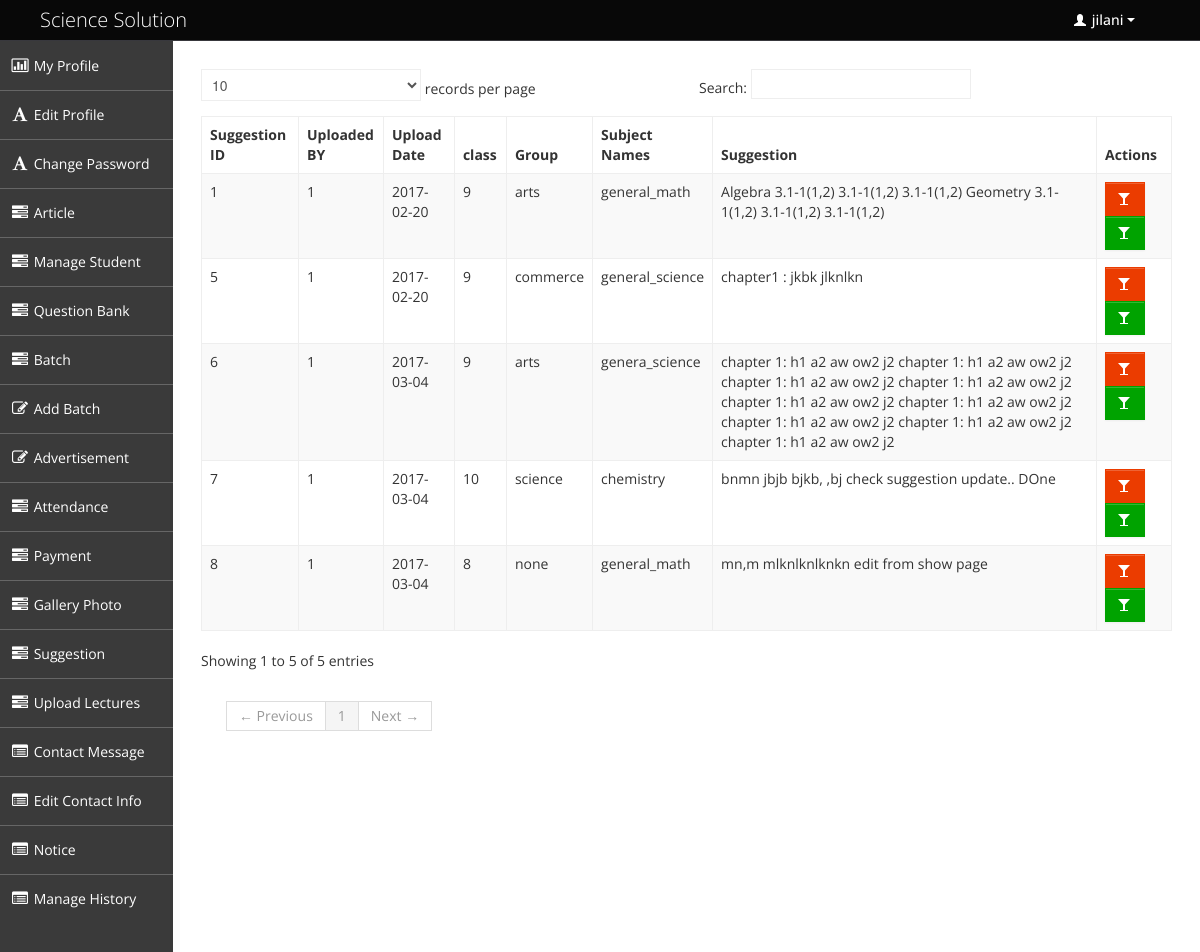
The page /admin/suggestion_show.php (signed in) on the database its author committed.
### tables this page shows
CREATE TABLE IF NOT EXISTS `tbl_suggestion` (
`suggestion_id` int(20) NOT NULL,
  `user_id` int(20) NOT NULL,
  `group_name` varchar(25) NOT NULL,
  `subject_name` varchar(30) NOT NULL,
  `upload_date` date NOT NULL,
  `class` int(15) NOT NULL,
  `suggestion` text NOT NULL,
  `deletion_status` tinyint(2) NOT NULL DEFAULT '0'
);

### admin/suggestion_show.php (called while the page is built, shortened)
<?php
include './admin_master.php';

### admin/admin.php (called while the page is built, shortened)
<?php
class Admin {
    public function __construct() {
        $host_name = 'localhost';
        $user_name = 'root';
        $password = '';
        $db_name = 'sciencesolution';
        $con = mysqli_connect($host_name, $user_name, $password);
        if ($con) {
            $db_select = mysqli_select_db($con, $db_name);
            if ($db_select) {
                return $con;
            } else {
                die('Database not selected' . mysqli_error($con));
            }
        } else {
            die('Database server connection fail' . mysqli_error($con));
        }
    }
     public function select_all_suggesstion(){
        $con = $this->__construct();
        $sql = "SELECT * From tbl_suggestion WHERE deletion_status='0' ";
        if (mysqli_query($con, $sql)) {
            $query_result = mysqli_query($con, $sql);
            return $query_result;
        } else {
            die('Query problem' . mysqli_error($con));
        }
    }
}

### admin/pages/suggestion_show_content.php (the view, shortened to what this page needs)
      <?php
       $result = $obj_admin -> select_all_suggesstion();
       ?>
<?php
    if(isset($sug_info)){ ?>
    <div class="row-fluid sortable">
    <div class="box span12">
        <div class="box-header" data-original-title>
            <h2><i class="halflings-icon edit"></i><span class="break"></span>Edit Contact Information</h2>
            <div class="box-icon">
                <a href="#" class="btn-setting"><i class="halflings-icon wrench"></i></a>
                <a href="#" class="btn-minimize"><i class="halflings-icon chevron-up"></i></a>
                <a href="#" class="btn-close"><i class="halflings-icon remove"></i></a>
            </div>
        </div>
        <div class="box-content">
            <h4 style="color: green;">
                <?php
                if(isset($_SESSION['message'])){
                if ($_SESSION['message']) {
                    echo $_SESSION['message'];
                    unset($_SESSION['message']);
                }}
                ?>
            </h4>
            <form  class="form-horizontal" action="" method="post" enctype="multipart/form-data">
                <fieldset>
                    <div class="control-group">
                        <label class="control-label" for="typeahead">Group Nmae </label>
                        <div class="controls">
                            <textarea id="text" name="group_name" rows="0" cols="0" class="required"><?php echo $sug_info['group_name']; ?> </textarea>
                        </div>
                    </div>
                     <div class="control-group">
                        <label class="control-label" for="typeahead">Subject Name </label>
                        <div class="controls">
                            <input type="text" value="<?php echo $sug_info['subject_name']; ?>" name="subject_name" class="span6 typeahead" id="typeahead"  data-provide="typeahead" data-items="4">
                        </div>
                    </div>
                    <div class="control-group">
                        <label class="control-label" for="typeahead">Suggestion</label>
                        <div class="controls">
                           <textarea id="text" name="suggestion" rows="0" cols="0" class="required"><?php echo $sug_info['suggestion']; ?> </textarea>
                        </div>
                    </div>
                    <input type="hidden" value="<?php echo $sug_info['suggestion_id']; ?>" name="suggestion_id" class="span6 typeahead" id="typeahead"  data-provide="typeahead" data-items="4">
                    <div class="form-actions">
                        <button type="submit" name="update_sug" class="btn btn-primary">Update Suggestion </button>
                    </div>
                </fieldset>
            </form>
        </div>
    </div>
</div>
    <?php } else { ?>
<table class="table table-striped table-bordered bootstrap-datatable datatable">
    <thead>
        <tr>
            <th> Suggestion ID</th>
            <th>Uploaded BY</th>
            <th>Upload Date</th>
            <th>class</th>
            <th>Group</th>
            <th>Subject Names</th>
            <th>Suggestion</th>
            <th>Actions</th>
        </tr>
    </thead>
    <tbody>
        <?php while ($qu_info = mysqli_fetch_assoc($result)) { ?>
            <tr>
                <td><?php echo $qu_info['suggestion_id']; ?></td>
                <td class="center"><?php echo $qu_info['user_id']; ?></td>
                <td class="center"><?php echo $qu_info['upload_date']; ?></td>
                <td class="center"><?php echo $qu_info['class']; ?></td>
                <td class="center"><?php echo $qu_info['group_name']; ?></td>
                <td class="center"><?php echo $qu_info['subject_name']; ?></td>
                <td class="center"><?php echo $qu_info['suggestion']; ?></td>
                <td class="center">
                    <a class="btn btn-danger" href="?suggestion_status=delete&suggestion_id=<?php echo $qu_info['suggestion_id']; ?>" title=" Delete Suggection">
                        <i class="halflings-icon white box-icon"></i>
                    </a>
                    <a class="btn btn-success" href="?suggestion_status=edit&suggestion_id=<?php echo $qu_info['suggestion_id']; ?>" title=" Edit Suggestion">
                        <i class="halflings-icon white box-icon"></i>
                    </a>
                </td>
            </tr>
        <?php } ?>
    </tbody>
</table>
    <?php } ?>

### admin/css/style.css (style rules this page uses)
body { background: #F5F5F5; color: #333; border: none; font-family: 'Open Sans', sans-serif; font-weight: 400; }
a { color: #646464; }
.btn { display: inline-block; padding: 6px 12px; margin-bottom: 0; font-size: 14px; font-weight: 500; line-height: 20px; text-align: center; white-space: nowrap; vertical-align: middle; cursor: pointer; border: 1px solid #a7a9aa; -webkit-border-radius: 0px !important; border-radius: 0px !important; }
.btn i { margin-top: 2px; }
.btn { color: #ffffff; background-color: #a7a9aa; border-color: #a7a9aa; background-image: none; filter: none; text-shadow: none; }
.btn-danger { background-color: #EB3C00; border-color: #EB3C00; }
.btn-success { background-color: #00A300; border-color: #00A300; }
.table th, .table td { border-top: 1px solid #eee; }
.table-bordered { border-color: #eee; -webkit-border-radius: 0px !important; -moz-border-radius: 0px !important; border-radius: 0px !important; }
.table-bordered th, .table-bordered td { border-left: 1px solid #eee; }
.table-bordered thead:first-child tr:first-child > th:first-child, .table-bordered tbody:first-child tr:first-child > td:first-child, .table-bordered tbody:first-child tr:first-child > th:first-child { -webkit-border-radius: 0px !important; -moz-border-radius: 0px !important; border-radius: 0px !important; }
.table-bordered thead:first-child tr:first-child > th:last-child, .table-bordered tbody:first-child tr:first-child > td:last-child, .table-bordered tbody:first-child tr:first-child > th:last-child { -webkit-border-radius: 0px !important; -moz-border-radius: 0px !important; border-radius: 0px !important; }
.table-bordered thead:last-child tr:last-child > th:first-child, .table-bordered tbody:last-child tr:last-child > td:first-child, .table-bordered tbody:last-child tr:last-child > th:first-child, .table-bordered tfoot:last-child tr:last-child > td:first-child, .table-bordered tfoot:last-child tr:last-child > th:first-child { -webkit-border-radius: 0px !important; -moz-border-radius: 0px !important; border-radius: 0px !important; }
.table-bordered thead:last-child tr:last-child > th:last-child, .table-bordered tbody:last-child tr:last-child > td:last-child, .table-bordered tbody:last-child tr:last-child > th:last-child, .table-bordered tfoot:last-child tr:last-child > td:last-child, .table-bordered tfoot:last-child tr:last-child > th:last-child { -webkit-border-radius: 0px !important; -moz-border-radius: 0px !important; border-radius: 0px !important; }

### admin/css/halflings.css (style rules this page uses)
html, html .halflings { -webkit-font-smoothing: antialiased !important; }
.halflings-icon { display: inline-block; width: 14px; height: 14px; line-height: 14px; vertical-align: text-top; background-image: url(../img/glyphicons_halflings.svg); background-position: 0 0; background-repeat: no-repeat; vertical-align: top; *display: inline; *zoom: 1; *margin-right: .3em; }
.halflings-icon.white { background-image: url(../img/glyphicons_halflings-white.svg); }

### rows shown on the page
tbl_suggestion: suggestion_id "1", user "1", upload_date "2017-02-20", class "9", group_name "arts", subject_name "general_math", suggestion "Algebra 3.1-1(1,2) 3.1-1(1,2) 3.1-1(1,2) Geometry 3.1-1(1,2) 3.1-1(1,2) 3.1-1(1,2)"
tbl_suggestion: suggestion_id "5", user "1", upload_date "2017-02-20", class "9", group_name "commerce", subject_name "general_science", suggestion "chapter1 : jkbk jlknlkn"
tbl_suggestion: suggestion_id "6", user "1", upload_date "2017-03-04", class "9", group_name "arts", subject_name "genera_science", suggestion "chapter 1: h1 a2 aw ow2 j2 chapter 1: h1 a2 aw ow2 j2 chapter 1: h1 a2 aw ow2 j2 chapter 1: h1 a2 aw ow2 j2 chapter 1: h1 a2 aw ow2 j2 chapter 1: h1 a2 aw ow2 j2 chapter 1: h1 a2 aw ow2 j2 chapter 1: h1 a2 aw ow2 j2 chapter 1: h1 a2 aw ow2 j2"
tbl_suggestion: suggestion_id "7", user "1", upload_date "2017-03-04", class "10", group_name "science", subject_name "chemistry", suggestion "bnmn jbjb bjkb, ,bj check suggestion update.. DOne"
tbl_suggestion: suggestion_id "8", user "1", upload_date "2017-03-04", class "8", group_name "none", subject_name "general_math", suggestion "mn,m mlknlknlknkn edit from show page"

### other values the page prints
$_SESSION['name'] "jilani"
